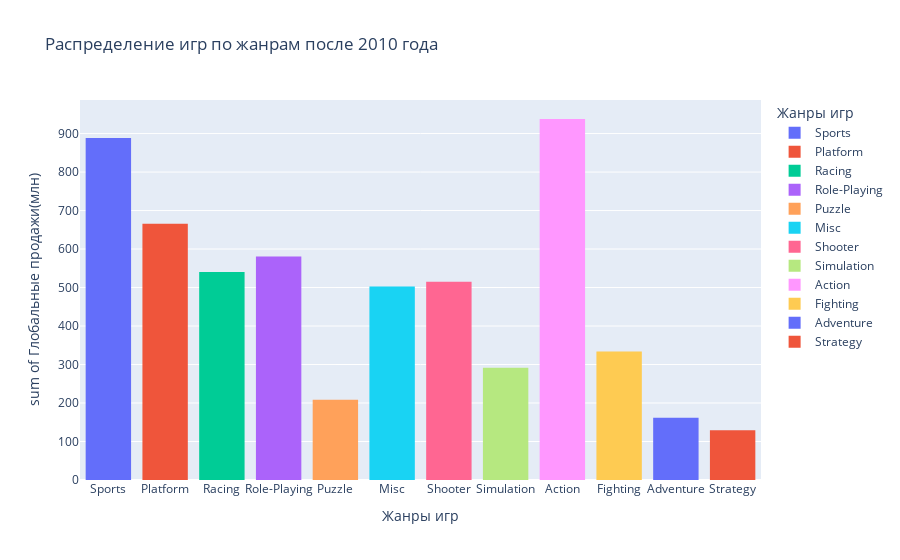

The notebook cell this image was saved under:
### Code cell
data_upper2010 = data.query('year_of_release > 2009')
fig = px.histogram(
    data_under2010,
    x='genre',
    y='total_sales',
    labels={'genre':'Жанры игр','total_sales':'Глобальные продажи(млн)'},
    title='Распределение игр по жанрам после 2010 года',
    color='genre'
)
fig.show()

### Figure 1 — Plotly figure (JSON) as saved in the notebook; plotly's stock layout.template omitted (floating-point values rounded to 4 significant figures; data arrays with more than 128 entries replaced by an {"elided": "..."} marker saying what was removed)
{"data": [{"alignmentgroup": "True", "bingroup": "x", "histfunc": "sum", "hovertemplate": "Жанры игр=%{x}<br>sum of Глобальные продажи(млн)=%{y}<extra></extra>", "legendgroup": "Sports", "marker": {"color": "#636efa", "pattern": {"shape": ""}}, "name": "Sports", "offsetgroup": "Sports", "orientation": "v", "showlegend": true, "type": "histogram", "x": {"elided": "1731 str values"}, "xaxis": "x", "y": {"elided": "1731 float values"}, "yaxis": "y"}, {"alignmentgroup": "True", "bingroup": "x", "histfunc": "sum", "hovertemplate": "Жанры игр=%{x}<br>sum of Глобальные продажи(млн)=%{y}<extra></extra>", "legendgroup": "Platform", "marker": {"color": "#EF553B", "pattern": {"shape": ""}}, "name": "Platform", "offsetgroup": "Platform", "orientation": "v", "showlegend": true, "type": "histogram", "x": {"elided": "725 str values"}, "xaxis": "x", "y": {"elided": "725 float values"}, "yaxis": "y"}, {"alignmentgroup": "True", "bingroup": "x", "histfunc": "sum", "hovertemplate": "Жанры игр=%{x}<br>sum of Глобальные продажи(млн)=%{y}<extra></extra>", "legendgroup": "Racing", "marker": {"color": "#00cc96", "pattern": {"shape": ""}}, "name": "Racing", "offsetgroup": "Racing", "orientation": "v", "showlegend": true, "type": "histogram", "x": {"elided": "989 str values"}, "xaxis": "x", "y": {"elided": "989 float values"}, "yaxis": "y"}, {"alignmentgroup": "True", "bingroup": "x", "histfunc": "sum", "hovertemplate": "Жанры игр=%{x}<br>sum of Глобальные продажи(млн)=%{y}<extra></extra>", "legendgroup": "Role-Playing", "marker": {"color": "#ab63fa", "pattern": {"shape": ""}}, "name": "Role-Playing", "offsetgroup": "Role-Playing", "orientation": "v", "showlegend": true, "type": "histogram", "x": {"elided": "913 str values"}, "xaxis": "x", "y": {"elided": "913 float values"}, "yaxis": "y"}, {"alignmentgroup": "True", "bingroup": "x", "histfunc": "sum", "hovertemplate": "Жанры игр=%{x}<br>sum of Глобальные продажи(млн)=%{y}<extra></extra>", "legendgroup": "Puzzle", "marker": {"color": "#FFA15A", "pattern": {"shape": ""}}, "name": "Puzzle", "offsetgroup": "Puzzle", "orientation": "v", "showlegend": true, "type": "histogram", "x": {"elided": "455 str values"}, "xaxis": "x", "y": {"elided": "455 float values"}, "yaxis": "y"}, {"alignmentgroup": "True", "bingroup": "x", "histfunc": "sum", "hovertemplate": "Жанры игр=%{x}<br>sum of Глобальные продажи(млн)=%{y}<extra></extra>", "legendgroup": "Misc", "marker": {"color": "#19d3f3", "pattern": {"shape": ""}}, "name": "Misc", "offsetgroup": "Misc", "orientation": "v", "showlegend": true, "type": "histogram", "x": {"elided": "1145 str values"}, "xaxis": "x", "y": {"elided": "1145 float values"}, "yaxis": "y"}, {"alignmentgroup": "True", "bingroup": "x", "histfunc": "sum", "hovertemplate": "Жанры игр=%{x}<br>sum of Глобальные продажи(млн)=%{y}<extra></extra>", "legendgroup": "Shooter", "marker": {"color": "#FF6692", "pattern": {"shape": ""}}, "name": "Shooter", "offsetgroup": "Shooter", "orientation": "v", "showlegend": true, "type": "histogram", "x": {"elided": "886 str values"}, "xaxis": "x", "y": {"elided": "886 float values"}, "yaxis": "y"}, {"alignmentgroup": "True", "bingroup": "x", "histfunc": "sum", "hovertemplate": "Жанры игр=%{x}<br>sum of Глобальные продажи(млн)=%{y}<extra></extra>", "legendgroup": "Simulation", "marker": {"color": "#B6E880", "pattern": {"shape": ""}}, "name": "Simulation", "offsetgroup": "Simulation", "orientation": "v", "showlegend": true, "type": "histogram", "x": {"elided": "640 str values"}, "xaxis": "x", "y": {"elided": "640 float values"}, "yaxis": "y"}, {"alignmentgroup": "True", "bingroup": "x", "histfunc": "sum", "hovertemplate": "Жанры игр=%{x}<br>sum of Глобальные продажи(млн)=%{y}<extra></extra>", "legendgroup": "Action", "marker": {"color": "#FF97FF", "pattern": {"shape": ""}}, "name": "Action", "offsetgroup": "Action", "orientation": "v", "showlegend": true, "type": "histogram", "x": {"elided": "1812 str values"}, "xaxis": "x", "y": {"elided": "1812 float values"}, "yaxis": "y"}, {"alignmentgroup": "True", "bingroup": "x", "histfunc": "sum", "hovertemplate": "Жанры игр=%{x}<br>sum of Глобальные продажи(млн)=%{y}<extra></extra>", "legendgroup": "Fighting", "marker": {"color": "#FECB52", "pattern": {"shape": ""}}, "name": "Fighting", "offsetgroup": "Fighting", "orientation": "v", "showlegend": true, "type": "histogram", "x": {"elided": "638 str values"}, "xaxis": "x", "y": {"elided": "638 float values"}, "yaxis": "y"}, {"alignmentgroup": "True", "bingroup": "x", "histfunc": "sum", "hovertemplate": "Жанры игр=%{x}<br>sum of Глобальные продажи(млн)=%{y}<extra></extra>", "legendgroup": "Adventure", "marker": {"color": "#636efa", "pattern": {"shape": ""}}, "name": "Adventure", "offsetgroup": "Adventure", "orientation": "v", "showlegend": true, "type": "histogram", "x": {"elided": "730 str values"}, "xaxis": "x", "y": {"elided": "730 float values"}, "yaxis": "y"}, {"alignmentgroup": "True", "bingroup": "x", "histfunc": "sum", "hovertemplate": "Жанры игр=%{x}<br>sum of Глобальные продажи(млн)=%{y}<extra></extra>", "legendgroup": "Strategy", "marker": {"color": "#EF553B", "pattern": {"shape": ""}}, "name": "Strategy", "offsetgroup": "Strategy", "orientation": "v", "showlegend": true, "type": "histogram", "x": {"elided": "503 str values"}, "xaxis": "x", "y": {"elided": "503 float values"}, "yaxis": "y"}], "layout": {"barmode": "relative", "legend": {"title": {"text": "Жанры игр"}, "tracegroupgap": 0}, "title": {"text": "Распределение игр по жанрам после 2010 года"}, "xaxis": {"anchor": "y", "categoryarray": ["Sports", "Platform", "Racing", "Role-Playing", "Puzzle", "Misc", "Shooter", "Simulation", "Action", "Fighting", "Adventure", "Strategy"], "categoryorder": "array", "domain": [0, 1], "title": {"text": "Жанры игр"}}, "yaxis": {"anchor": "x", "domain": [0, 1], "title": {"text": "sum of Глобальные продажи(млн)"}}}}
